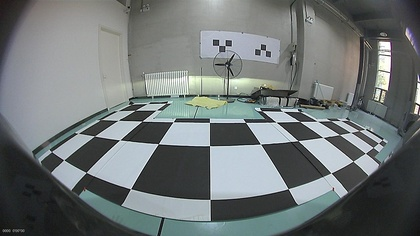
%> input picture autoCalib/img/front_1.jpg, 420 x 236 px, shrunk from 1280 x 720 before the run
$ octave HarrisTest.m   (GNU Octave 9; MATLAB toolbox functions it lacks are replaced by stand-ins)
%> lines starting %> are read from the running program, lines starting %| are printed output that depends on the picture
%%%%%%%%%%%%%%%%%%%%%%%%%%%%%%%%%%%%%%%%%%%%%%%%%%%%%%%%%%%%%%%%%%%%%%%%%%%%%%%
%%%% Harris角点检测算法 Matlab code
%%%%%%%%%%%%%%%%%%%%%%%%%%%%%%%%%%%%%%%%%%%%%%%%%%%%%%%%%%%%%%%%%%%%%%%%%%%%%%%
clear all; clc ;tic;

ori_im = imread('front_1.jpg');     % 读取图像
%> ori_im is the input picture: size 236x420x3 uint8; mean R, G, B 111.9, 117.8, 117.9

if(size(ori_im,3)==3)
    ori_im = rgb2gray(uint8(ori_im));  %转为灰度图像
%> ori_im: size 236x420 uint8
end

% fx = [5 0 -5;8 0 -8;5 0 -5];          % 高斯函数一阶微分，x方向(用于改进的Harris角点提取算法)
fx = [-2 -1 0 1 2];                 % x方向梯度算子(用于Harris角点提取算法)
Ix = filter2(fx,ori_im);              % x方向滤波
% fy = [5 8 5;0 0 0;-5 -8 -5];          % 高斯函数一阶微分，y方向(用于改进的Harris角点提取算法)
fy = [-2;-1;0;1;2];                 % y方向梯度算子(用于Harris角点提取算法)
Iy = filter2(fy,ori_im);              % y方向滤波
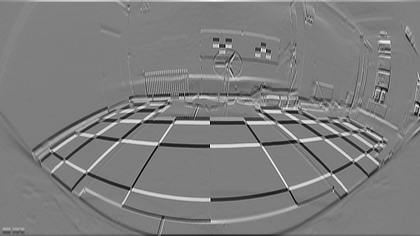
%> Iy: size 236x420 double; min -612, max 621, mean -0.8; drawn with min black and max white
Ix2 = Ix.^2;
Iy2 = Iy.^2;
Ixy = Ix.*Iy;
clear Ix;
clear Iy;

h= fspecial('gaussian',[7 7],2);      % 产生7*7的高斯窗函数，sigma=2

Ix2 = filter2(h,Ix2);
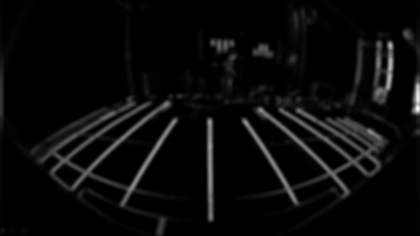
%> Ix2: size 236x420 double; min 1.23, max 208918.9, mean 8735.4; drawn with min black and max white
Iy2 = filter2(h,Iy2);
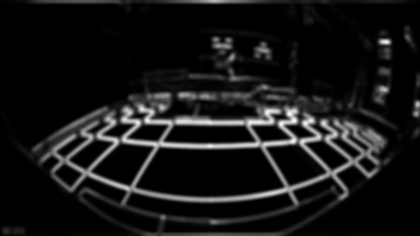
%> Iy2: size 236x420 double; min 0.899, max 142743.2, mean 12504.6; drawn with min black and max white
Ixy = filter2(h,Ixy);
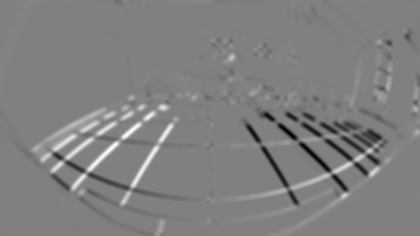
%> Ixy: size 236x420 double; min -100074.9, max 98344.2, mean -88.5; drawn with min black and max white

height = size(ori_im,1);
%> height = 236
width = size(ori_im,2);
%> width = 420
result = zeros(height,width);         % 纪录角点位置，角点处值为1

R = zeros(height,width);
for i = 1:height
    for j = 1:width
        M = [Ix2(i,j) Ixy(i,j);Ixy(i,j) Iy2(i,j)];             % auto correlation matrix
        R(i,j) = det(M)-0.06*(trace(M))^2;
    end
end
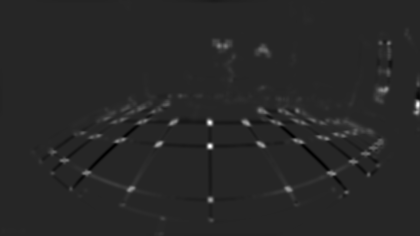
%> R: size 236x420 double; min -2.26e+09, max 1.26e+10, mean 86336264.1; drawn with min black and max white
cnt = 0;
for i = 2:height-1
    for j = 2:width-1
        % 进行非极大抑制，窗口大小3*3
        if  R(i,j) > R(i-1,j-1) && R(i,j) > R(i-1,j) && R(i,j) > R(i-1,j+1) && R(i,j) > R(i,j-1) && R(i,j) > R(i,j+1) && R(i,j) > R(i+1,j-1) && R(i,j) > R(i+1,j) && R(i,j) > R(i+1,j+1)
            result(i,j) = 1;
            cnt = cnt+1;
        end
    end
end
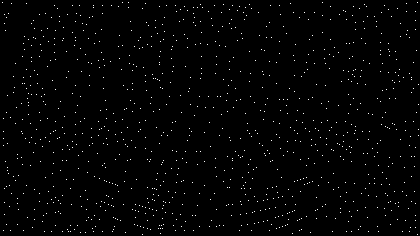
%> result: size 236x420 double; values 0 (black) and 1 (white), 1.1% white in thin lines or dots
%> after the loop, cnt = 1112
Rsort=zeros(cnt,1);
[posr, posc] = find(result == 1);
%> posr = 1112 values from 3 to 235; posc = 1112 values from 3 to 419
for i=1:cnt
    Rsort(i)=R(posr(i),posc(i));
end
%> after the loop, Rsort = 1112 values, max 1.26e+10 at index 570, min -3927587.4 at index 799, mean 409555555
[Rsort,ix]=sort(Rsort,1);
%> Rsort = 1112 values from -3927587.4 to 1.26e+10; ix = 1112 values, max 1112 at index 845, min 1 at index 756, mean 556.5
Rsort=flipud(Rsort);
%> Rsort = 1112 values, max 1.26e+10 at index 1, min -3927587.4 at index 1112, mean 409555555
ix=flipud(ix);
%> ix = 1112 values, max 1112 at index 268, min 1 at index 357, mean 556.5
ps=100;
posr2=zeros(ps,1);
posc2=zeros(ps,1);
for i=1:ps
    posr2(i)=posr(ix(i));
    posc2(i)=posc(ix(i));
end
%> after the loop, posc2 = 100 values, max 419 at index 3, min 53 at index 84, mean 256.2; posr2 = 100 values, max 221 at index 74, min 42 at index 86, mean 124.9

imshow(ori_im);
hold on;
plot(posc2,posr2,'r+');
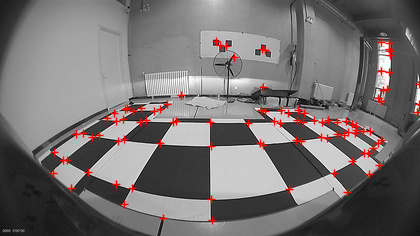
%> figure redrawn from the program's plot data

toc;

$ run again, with autoCalib/img/front_0.jpg copied over autoCalib/img/front_1.jpg
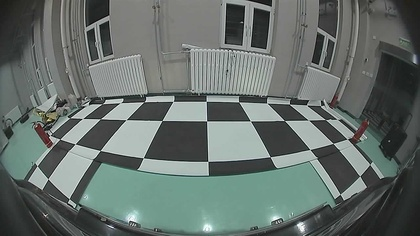
%> input picture autoCalib/img/front_0.jpg, 420 x 236 px, shrunk from 1280 x 720 before the run
%> ori_im is the input picture: size 236x420x3 uint8; mean R, G, B 101.6, 111.3, 107.2
%> ori_im: size 236x420 uint8
%> after the loop `for i = 2:height-1`:
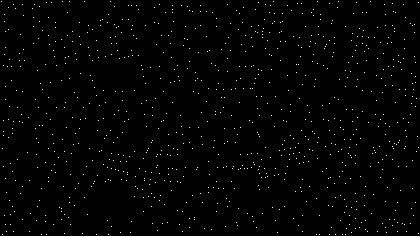
%> result: size 236x420 double; values 0 (black) and 1 (white), 0.97% white in thin lines or dots
%> after the loop `for i = 2:height-1`: cnt = 958
%> posr = 958 values from 2 to 235; posc = 958 values from 2 to 419
%> after the loop `for i=1:cnt`: Rsort = 958 values, max 6.79e+09 at index 441, min -166281044.4 at index 327, mean 316869253.1
%> `[Rsort,ix]=sort(Rsort,1);`: Rsort = 958 values from -166281044.4 to 6.79e+09; ix = 958 values, max 958 at index 551, min 1 at index 539, mean 479.5
%> `Rsort=flipud(Rsort);`: Rsort = 958 values, max 6.79e+09 at index 1, min -166281044.4 at index 958, mean 316869253.1
%> `ix=flipud(ix);`: ix = 958 values, max 958 at index 408, min 1 at index 420, mean 479.5
%> after the loop `for i=1:ps`: posc2 = 100 values, max 416 at index 97, min 30 at index 59, mean 198.4; posr2 = 100 values, max 232 at index 73, min 2 at index 90, mean 127.4
%> `plot(posc2,posr2,'r+');`:
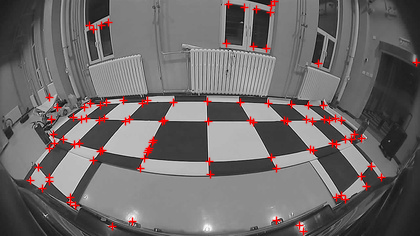
%> figure redrawn from the program's plot data

$ run again, with autoCalib/img/left_0.jpg copied over autoCalib/img/front_1.jpg
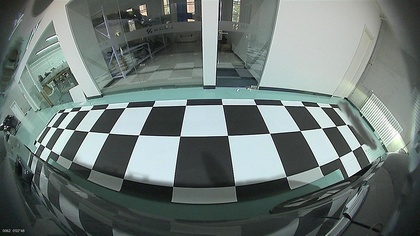
%> input picture autoCalib/img/left_0.jpg, 420 x 236 px, shrunk from 1280 x 720 before the run
%> ori_im is the input picture: size 236x420x3 uint8; mean R, G, B 108.5, 119.4, 116.6
%> ori_im: size 236x420 uint8
%> after the loop `for i = 2:height-1`:
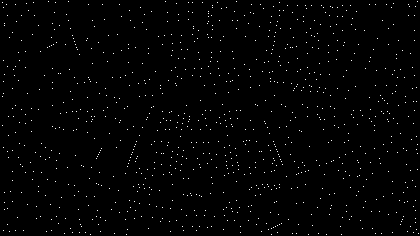
%> result: size 236x420 double; values 0 (black) and 1 (white), 1.1% white in thin lines or dots
%> after the loop `for i = 2:height-1`: cnt = 1048
%> posr = 1048 values from 2 to 235; posc = 1048 values from 3 to 419
%> after the loop `for i=1:cnt`: Rsort = 1048 values, max 1.58e+10 at index 544, min -228348744.2 at index 643, mean 655211386.9
%> `[Rsort,ix]=sort(Rsort,1);`: Rsort = 1048 values from -228348744.2 to 1.58e+10; ix = 1048 values, max 1048 at index 496, min 1 at index 565, mean 524.5
%> `Rsort=flipud(Rsort);`: Rsort = 1048 values, max 1.58e+10 at index 1, min -228348744.2 at index 1048, mean 655211386.9
%> `ix=flipud(ix);`: ix = 1048 values, max 1048 at index 553, min 1 at index 484, mean 524.5
%> after the loop `for i=1:ps`: posc2 = 100 values, max 371 at index 59, min 3 at index 61, mean 195.3; posr2 = 100 values, max 179 at index 92, min 2 at index 56, mean 123.3
%> `plot(posc2,posr2,'r+');`:
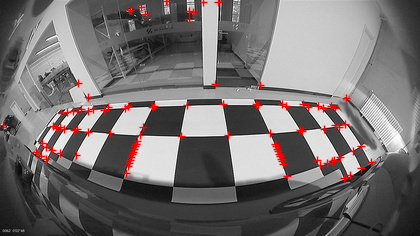
%> figure redrawn from the program's plot data
